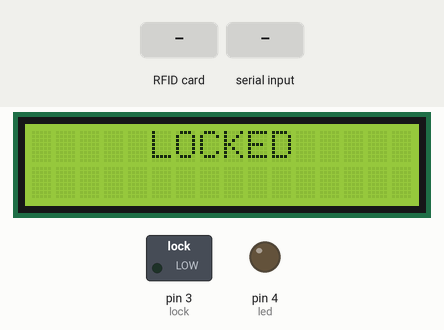
The sketch below on a simulated Arduino Uno, built with avr-gcc and run on an emulated ATmega328P. Parts: 16×2 character LCD, switched loads named in the sketch (green lamp = pin HIGH), output pins drawn as LEDs (lit = HIGH). Inputs (shaded band) come from the test bench. Pins used as bus, display or sensor lines are not drawn; what the sketch prints to the serial monitor is not drawn.

Above: at 1.2 s.
1.3 s: RFID card 5E 7A 19 C4 held to the reader
At 2.7 s:
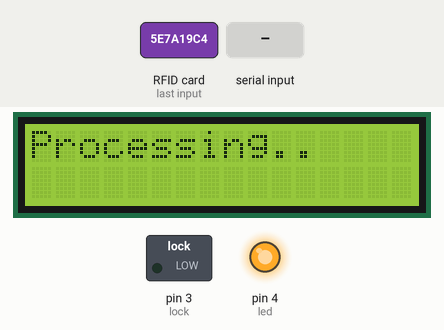
3.8 s: "1\n" received over the second serial link
At 5.6 s:
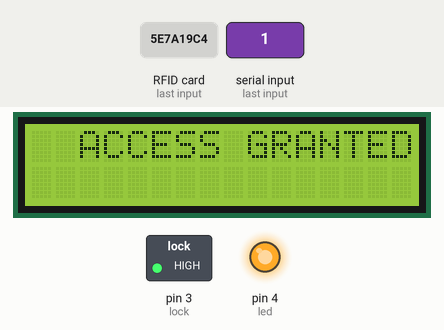
6.3 s: RFID card 5E 7A 19 C4 held to the reader
At 7.2 s:
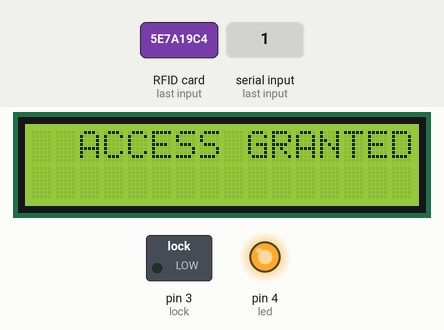
9.3 s: "0\n" received over the second serial link
At 10.36 s:
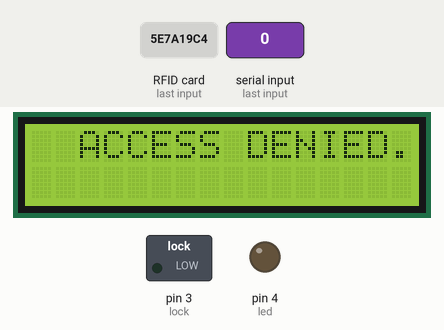
Timing chart, 0 to 12.3 s (numbered marks = the images above; inputs shaded):
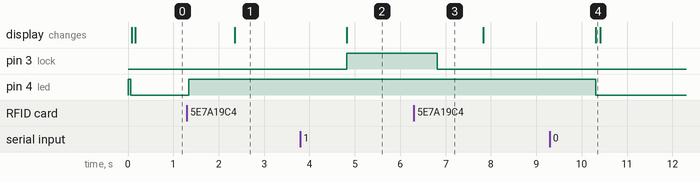

The sketch:

ArduinoFullCode.ino
```cpp
#include <SPI.h>
#include <MFRC522.h>
#include <Wire.h>
#include <LiquidCrystal_I2C.h>
#include <SoftwareSerial.h>
#include <ArduinoJson.h>

#define RST_PIN 9  // Configurable, see typical pin layout above
#define SS_PIN 10  // Configurable, see typical pin layout above

MFRC522 mfrc522(SS_PIN, RST_PIN);  // Create MFRC522 instance
LiquidCrystal_I2C lcd(0x27, 16, 2);
SoftwareSerial nodemcu(5, 6);
int led = 4;
int lock = 3;

void setup() {
  pinMode(lock, OUTPUT);
  pinMode(led, OUTPUT);
  Serial.begin(115200);  // Initialize serial communications with the PC
  nodemcu.begin(115200);
  while (!Serial)
    ;  // Do nothing if no serial port is opened (added for Arduinos based on ATMEGA32U4)
  SPI.begin();
  digitalWrite(lock, LOW);
  digitalWrite(led, HIGH);  // Init SPI bus
  mfrc522.PCD_Init();       // Init MFRC522
  delay(4);
  digitalWrite(led, LOW);             // Optional delay. Some board do need more time after init to be ready, see Readme
  mfrc522.PCD_DumpVersionToSerial();  // Show details of PCD - MFRC522 Card Reader details
  Serial.println(F("Scan PICC to see UID, SAK, type, and data blocks..."));
}

bool readRes() {
  String msg = nodemcu.readString();

  if (msg.length() > 0) {
    Serial.println(msg);

    if (msg.startsWith("1")) {
      lcd.clear();
      lcd.setCursor(2, 0);
      lcd.print("ACCESS GRANTED.");
      digitalWrite(lock, HIGH);
      delay(2000);
      digitalWrite(lock, LOW);
      digitalWrite(led, LOW);
      msg = "-1";
    }

    if (msg.startsWith("0")) {
      lcd.clear();
      lcd.setCursor(2, 0);
      lcd.print("ACCESS DENIED.");
      digitalWrite(lock, LOW);
      digitalWrite(led, LOW);
      msg = "-1";
    }

    return true;
  }
  else {
    Serial.println("Processing..");
    lcd.clear();
    lcd.setCursor(0,0);
    lcd.print("Processing..");
    return false;
  }
}

void loop() {

  // Reset the loop if no new card present on the sensor/reader. This saves the entire process when idle.
  if (!mfrc522.PICC_IsNewCardPresent()) {
    lcd.begin();
    lcd.backlight();
    lcd.clear();
    lcd.setCursor(5, 0);
    lcd.print("LOCKED");
    return;
  }

  // Select one of the cards
  if (!mfrc522.PICC_ReadCardSerial()) {
    return;
  }
  digitalWrite(led, HIGH);

  // Dump debug info about the card; PICC_HaltA() is automatically called
  //Show UID on serial monitor
  Serial.print("UID tag :");
  String content = "";

  byte letter;
  for (byte i = 0; i < mfrc522.uid.size; i++) {
    Serial.print(mfrc522.uid.uidByte[i] < 0x10 ? " 0" : " ");
    Serial.print(mfrc522.uid.uidByte[i], HEX);
    content.concat(String(mfrc522.uid.uidByte[i] < 0x10 ? " 0" : ""));
    content.concat(String(mfrc522.uid.uidByte[i], HEX));
  }
  Serial.print("\n");

  digitalWrite(led, HIGH);

  nodemcu.println(content);

  for (;;){
    bool resultRecieved = readRes();
    if(resultRecieved){
      break;
    }
  }

  // delay(3000);
  digitalWrite(led, LOW);
}
```

Measured:
- after the input at 1.3 s, pin 4 (led): LOW → HIGH at once; the display: changes after 1.1 s (image 1)
- after the input at 3.8 s, pin 3 (lock): LOW → HIGH after 1.0 s; the display: changes after 1.0 s (image 2)
- after the input at 6.3 s, pin 4 (led): stays HIGH (without the input it goes to LOW after 0.52 s)
- after the input at 9.3 s, pin 4 (led): HIGH → LOW after 1.0 s; the display: changes after 1.0 s (image 4)
